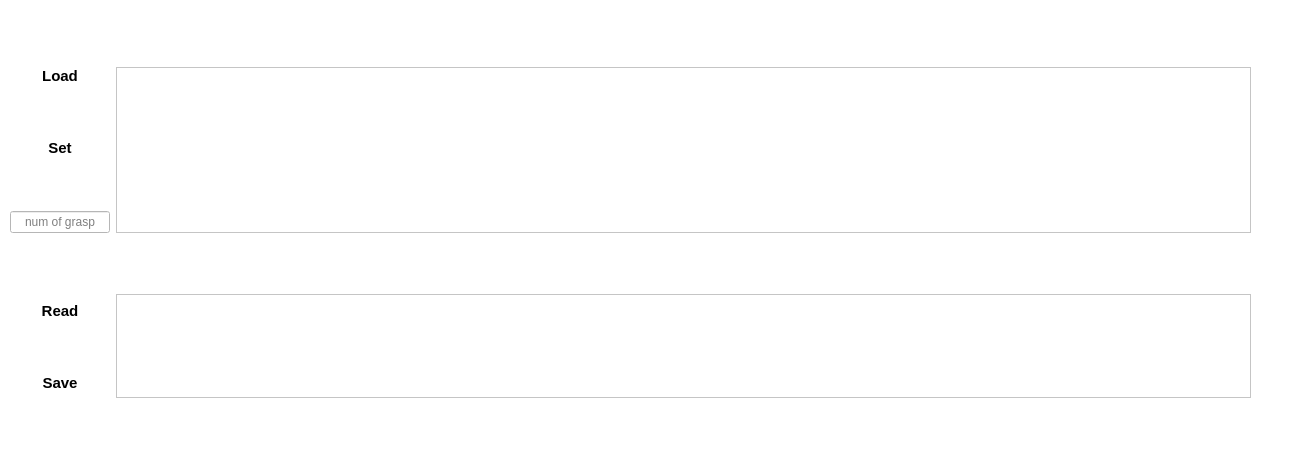
<?xml version="1.0" encoding="UTF-8"?>
<ui version="4.0">
 <class>Dialog</class>
 <widget class="QDialog" name="Dialog">
  <property name="geometry">
   <rect>
    <x>0</x>
    <y>0</y>
    <width>1300</width>
    <height>454</height>
   </rect>
  </property>
  <property name="windowTitle">
   <string>Dialog</string>
  </property>
  <property name="styleSheet">
   <string notr="true">background:white</string>
  </property>
  <widget class="QWidget" name="">
   <property name="geometry">
    <rect>
     <x>10</x>
     <y>260</y>
     <width>1241</width>
     <height>173</height>
    </rect>
   </property>
   <layout class="QGridLayout" name="gridLayout" rowstretch="1,0">
    <item row="1" column="0">
     <widget class="QPushButton" name="pushButton_save">
      <property name="styleSheet">
       <string notr="true">QPushButton{border:none;border-bottom:1px solid white;font-size:15px;
font-weight:700;}
QPushButton:hover{font-size:18px;}</string>
      </property>
      <property name="text">
       <string>Save</string>
      </property>
      <property name="icon">
       <iconset theme="fa.download">
        <normaloff>.</normaloff>.</iconset>
      </property>
     </widget>
    </item>
    <item row="0" column="0">
     <widget class="QPushButton" name="pushButton_read">
      <property name="minimumSize">
       <size>
        <width>100</width>
        <height>0</height>
       </size>
      </property>
      <property name="maximumSize">
       <size>
        <width>16777215</width>
        <height>16777215</height>
       </size>
      </property>
      <property name="styleSheet">
       <string notr="true">QPushButton{border:none;border-bottom:1px solid white;font-size:15px;
font-weight:700;}
QPushButton:hover{font-size:18px;}</string>
      </property>
      <property name="text">
       <string>Read</string>
      </property>
      <property name="icon">
       <iconset theme="fa.download">
        <normaloff>.</normaloff>.</iconset>
      </property>
     </widget>
    </item>
    <item row="0" column="1" rowspan="2">
     <widget class="QTableWidget" name="tableWidget_tobesaved"/>
    </item>
   </layout>
  </widget>
  <widget class="QWidget" name="">
   <property name="geometry">
    <rect>
     <x>10</x>
     <y>20</y>
     <width>1241</width>
     <height>261</height>
    </rect>
   </property>
   <layout class="QGridLayout" name="gridLayout_2">
    <property name="verticalSpacing">
     <number>6</number>
    </property>
    <item row="1" column="0">
     <widget class="QPushButton" name="pushButton_set">
      <property name="maximumSize">
       <size>
        <width>100</width>
        <height>16777215</height>
       </size>
      </property>
      <property name="styleSheet">
       <string notr="true">QPushButton{border:none;border-bottom:1px solid white;font-size:15px;
font-weight:700;}
QPushButton:hover{font-size:18px;}</string>
      </property>
      <property name="text">
       <string>Set</string>
      </property>
      <property name="icon">
       <iconset theme="fa.download">
        <normaloff>.</normaloff>.</iconset>
      </property>
     </widget>
    </item>
    <item row="0" column="0">
     <widget class="QPushButton" name="pushButton_load">
      <property name="styleSheet">
       <string notr="true">QPushButton{border:none;border-bottom:1px solid white;font-size:15px;
font-weight:700;}
QPushButton:hover{font-size:18px;}</string>
      </property>
      <property name="text">
       <string>Load</string>
      </property>
      <property name="icon">
       <iconset theme="fa.download">
        <normaloff>.</normaloff>.</iconset>
      </property>
     </widget>
    </item>
    <item row="2" column="0">
     <widget class="QLineEdit" name="lineEdit_num_of_grasp">
      <property name="maximumSize">
       <size>
        <width>100</width>
        <height>16777215</height>
       </size>
      </property>
      <property name="alignment">
       <set>Qt::AlignCenter</set>
      </property>
      <property name="placeholderText">
       <string>num of grasp</string>
      </property>
     </widget>
    </item>
    <item row="0" column="1" rowspan="3">
     <widget class="QTableWidget" name="tableWidget"/>
    </item>
   </layout>
  </widget>
 </widget>
 <resources/>
 <connections>
  <connection>
   <sender>pushButton_load</sender>
   <signal>clicked()</signal>
   <receiver>Dialog</receiver>
   <slot>Load()</slot>
   <hints>
    <hint type="sourcelabel">
     <x>69</x>
     <y>81</y>
    </hint>
    <hint type="destinationlabel">
     <x>51</x>
     <y>2</y>
    </hint>
   </hints>
  </connection>
  <connection>
   <sender>pushButton_set</sender>
   <signal>clicked()</signal>
   <receiver>Dialog</receiver>
   <slot>Set()</slot>
   <hints>
    <hint type="sourcelabel">
     <x>69</x>
     <y>153</y>
    </hint>
    <hint type="destinationlabel">
     <x>13</x>
     <y>107</y>
    </hint>
   </hints>
  </connection>
  <connection>
   <sender>pushButton_read</sender>
   <signal>clicked()</signal>
   <receiver>Dialog</receiver>
   <slot>Read()</slot>
   <hints>
    <hint type="sourcelabel">
     <x>56</x>
     <y>294</y>
    </hint>
    <hint type="destinationlabel">
     <x>13</x>
     <y>251</y>
    </hint>
   </hints>
  </connection>
  <connection>
   <sender>pushButton_save</sender>
   <signal>clicked()</signal>
   <receiver>Dialog</receiver>
   <slot>Save()</slot>
   <hints>
    <hint type="sourcelabel">
     <x>77</x>
     <y>322</y>
    </hint>
    <hint type="destinationlabel">
     <x>23</x>
     <y>338</y>
    </hint>
   </hints>
  </connection>
 </connections>
 <slots>
  <slot>Load()</slot>
  <slot>Set()</slot>
  <slot>Read()</slot>
  <slot>Save()</slot>
 </slots>
</ui>
